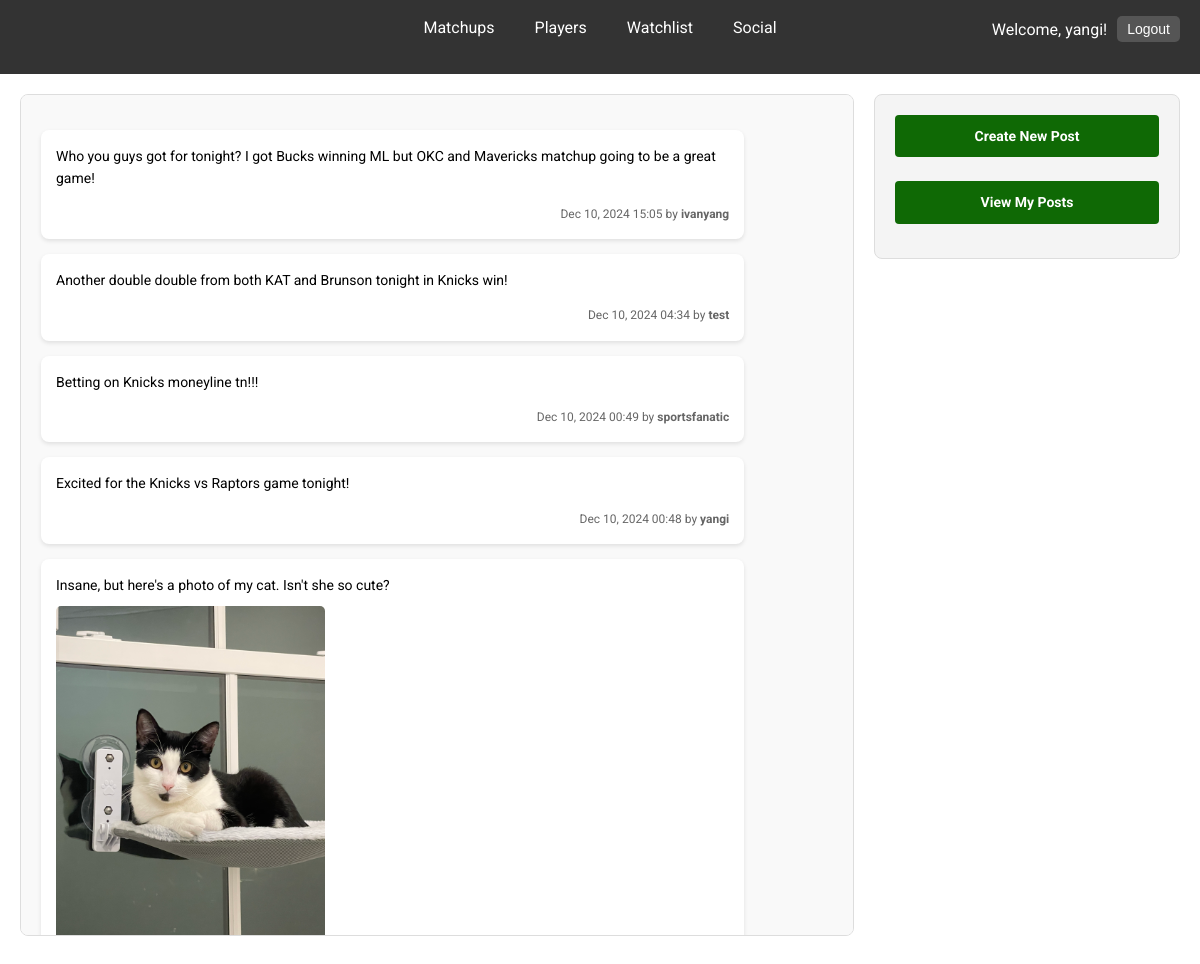
/project/social/ (signed in), run on the app's committed database.
### project/models.py (models this page shows, shortened)
class Post(models.Model):
    user = models.ForeignKey(User, on_delete=models.CASCADE, related_name='posts')
    message = models.TextField()
    image = models.ImageField(upload_to='social_images/', blank=True, null=True)
    timestamp = models.DateTimeField(auto_now_add=True)

### project/views.py (the view)
# urls.py: path('social/', views.SocialPageView.as_view(), name='social'),
class SocialPageView(LoginRequiredMixin, ListView):
    model = Post
    template_name = 'project/social.html'
    context_object_name = 'posts'
    def get_queryset(self):
        return Post.objects.all().order_by('-timestamp')

### project/templates/project/social.html
{% extends 'project/base.html' %}
{% block content %}
<div class="social-layout">
    <div class="social-container">
        {% for post in posts %}
            <div class="post">
                <div class="message">{{ post.message }}</div>
                {% if post.image %}
                    <img src="{{ post.image.url }}" alt="Post Image">
                {% endif %}
                <div class="metadata">
                    {{ post.timestamp|date:"M d, Y H:i" }} by <strong>{{ post.user.username }}</strong>
                </div>
            </div>
        {% empty %}
            <p>No posts yet. Be the first to share something!</p>
        {% endfor %}
    </div>
    <div class="social-sidebar">
        <a href="{% url 'create_post' %}" class="create-post-btn">Create New Post</a>
        <a href="{% url 'my_posts' %}" class="view-posts-btn">View My Posts</a>
    </div>
</div>
{% endblock %}

### project/templates/project/base.html (shortened to what this page needs)
<!DOCTYPE html>
<html lang="en">
<head>
    {% load static %}
    <link rel="stylesheet" href="{% static 'project/style.css' %}">
</head>
<body>
    <header class="navbar">
        <nav>
            <div class="nav-left"></div>
            <div class="links">
                <a href="{% url 'matchups' %}">Matchups</a>
                <a href="{% url 'players' %}">Players</a>
                <a href="{% url 'watchlist' %}">Watchlist</a>
                <a href="{% url 'social' %}">Social</a>
            </div>
            <div class="authentication">
                {% if user.is_authenticated %}
                    <p>Welcome, {{ user.username }}!</p>
                    <form action="{% url 'logout' %}" method="post" class="logout-form">
                        <button type="submit">Logout</button>
                    </form>
                {% else %}
                    <a href="{% url 'login' %}" class="login-btn">Login</a>
                {% endif %}
            </div>
        </nav>
    </header>
    <main>
        {% block content %}
        {% endblock %}
    </main>
</body>
</html>

### project/static/project/style.css (style rules this page uses)
body { line-height: 1.6; font-family: 'Roboto', sans-serif; margin: 0; padding: 0; }
.navbar { display: flex; justify-content: space-between; align-items: center; background-color: #333; color: #fff; padding: 10px 20px; position: relative; padding-bottom: 1.5em; }
nav { display: flex; width: 100%; position: relative; }
.nav-left { flex: 1; }
.links { position: absolute; left: 50%; transform: translateX(-50%); display: flex; gap: 20px; }
.links a { text-decoration: none; color: #fff; font-size: 16px; padding: 5px 10px; border-radius: 5px; }
.authentication { flex: 1; display: flex; justify-content: flex-end; align-items: center; gap: 10px; }
.authentication p { margin: 0; font-size: 16px; }
.logout-form { display:inline; position: relative; top:6px; }
.login-btn, .logout-form button, .register-btn, .cancel-btn, .submit-btn, .edit-post-btn, .view-posts-btn { background-color: #555; color: #fff; border: none; padding: 5px 10px; border-radius: 5px; cursor: pointer; font-size: 14px; margin-bottom:1em; text-decoration: none; }
.add-watchlist-btn, .create-post-btn { background-color: #0f6905; color: #fff; border: none; padding: 5px 10px; border-radius: 5px; cursor: pointer; font-size: 14px; margin-bottom:1em; text-decoration: none; }
.social-layout { display: flex; justify-content: space-between; align-items: flex-start; gap: 20px; margin: 20px; }
.social-container { flex: 3; background-color: #f9f9f9; padding: 20px; border: 1px solid #ddd; border-radius: 8px; height:800px; overflow-y: scroll; }
.social-sidebar { flex: 1; background-color: #f4f4f4; padding: 20px; border: 1px solid #ddd; border-radius: 8px; display: flex; flex-direction: column; gap: 10px; }
.social-sidebar a { display: block; text-decoration: none; color: #333; font-weight: bold; background-color: #0f6905; color: white; text-align: center; padding: 10px; border-radius: 4px; transition: background-color 0.3s ease; }
.post { display: flex; flex-direction: column; margin: 15px 0; padding: 15px; border-radius: 8px; box-shadow: 0 2px 4px rgba(0, 0, 0, 0.1); background-color: #fff; max-width: 85%; }
.post .message { font-size: 14px; margin-bottom: 10px; word-wrap: break-word; }
.post img { max-width: 40%; max-height: fit-content; border-radius: 5px; margin-bottom: 10px; }
.post .metadata { font-size: 12px; color: #666; text-align: right; margin-top: 5px; }

### data on the page
Post: message "Who you guys got for tonight? I got Bucks winning ML but OKC and Mavericks matchup going to be a great game!", timestamp "Dec 10, 2024 15:05", user.username "ivanyang"
Post: message "Another double double from both KAT and Brunson tonight in Knicks win!", timestamp "Dec 10, 2024 04:34", user.username "test"
Post: message "Betting on Knicks moneyline tn!!!", timestamp "Dec 10, 2024 00:49", user.username "sportsfanatic"
Post: message "Excited for the Knicks vs Raptors game tonight!", timestamp "Dec 10, 2024 00:48", user.username "yangi"
Post: message "Insane, but here's a photo of my cat. Isn't she so cute?", image (picture)

### other printed values
{{ user.username }} "yangi"
